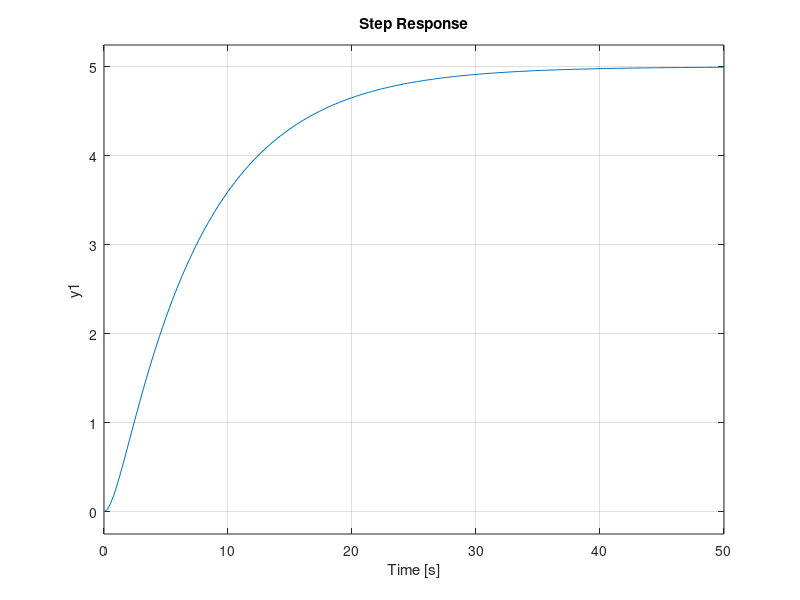

The MATLAB script that drew this image:
clc, clear all

%% Representación de Estado - Sistema Eléctrico

% Para un circuito RLC en serie se tiene que 

%   e_o'' + (R/L)e_o' + (1/LC)e_o = e_i

% Definiendo variables de estado a la ecuación diferencial anterior se
% obtiene el siguiente modelo de espacios de estado

% ẋ = [   0       1  ]x + [  0 ]u
%     [(-1/LC) (-R/L)]    [1/LC]

% y = [1 0]x

%% Ejemplo

% Se crean las variables R, L, C
R = 4;
L = 3;
C = 2;

% Se crea el modelo en espacios de estado
A = [0 1; -1/(L*C) -(R/L)];
B = [0; 1/(L*C)];
C = [1 0];
D = 0;
circuito = ss(A,B,C,D);

% Se grafica la respuesta en el tiempo
step(5*circuito)
